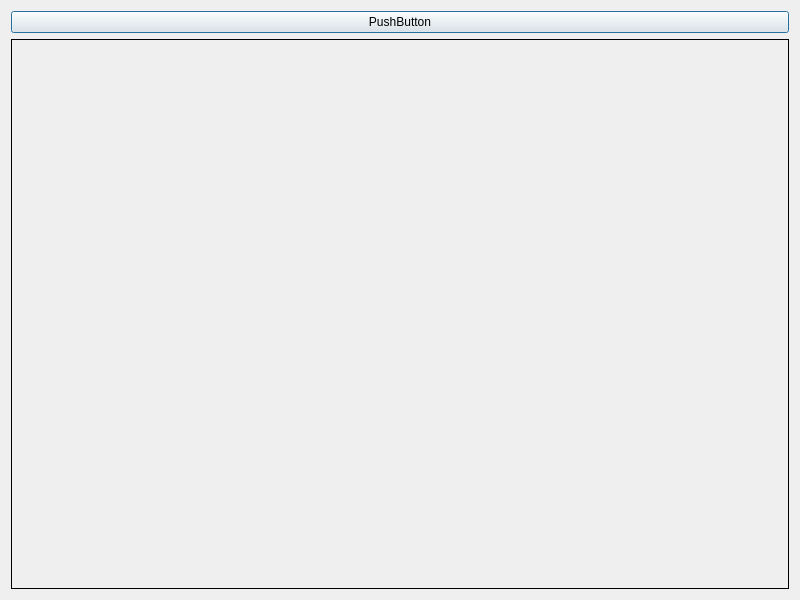
<?xml version="1.0" encoding="UTF-8"?>
<ui version="4.0">
 <class>Dialog</class>
 <widget class="QDialog" name="Dialog">
  <property name="geometry">
   <rect>
    <x>0</x>
    <y>0</y>
    <width>800</width>
    <height>600</height>
   </rect>
  </property>
  <property name="windowTitle">
   <string>Dialog</string>
  </property>
  <layout class="QVBoxLayout" name="verticalLayout_2">
   <item>
    <layout class="QVBoxLayout" name="verticalLayout">
     <item>
      <widget class="QPushButton" name="pushButton">
       <property name="text">
        <string>PushButton</string>
       </property>
      </widget>
     </item>
     <item>
      <widget class="QLabel" name="label">
       <property name="frameShape">
        <enum>QFrame::Box</enum>
       </property>
       <property name="text">
        <string/>
       </property>
       <property name="alignment">
        <set>Qt::AlignCenter</set>
       </property>
      </widget>
     </item>
    </layout>
   </item>
  </layout>
 </widget>
 <resources/>
 <connections/>
</ui>
